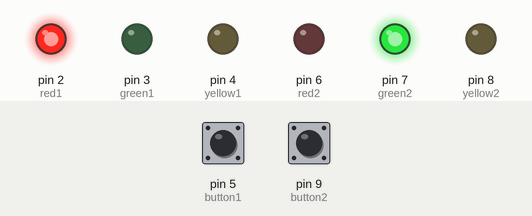
Simulated run of this sketch. Board: Arduino Uno, built with avr-gcc and run on an emulated ATmega328P. On the bench: output pins drawn as LEDs (lit = HIGH). Inputs (shaded band) come from the test bench; at power-on: pin 9 (button2) LOW, pin 5 (button1) LOW.

Above: at 1.2 s.
1.3 s: pin 9 (button2) pulled HIGH for 3.2 s
At 3.2 s:
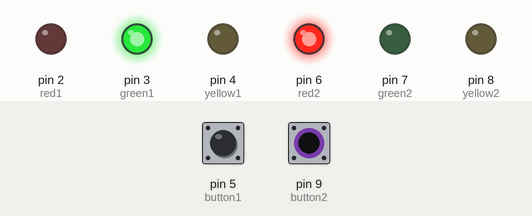
7.6 s: pin 9 (button2) pulled HIGH for 0.4 s
At 8.4 s:
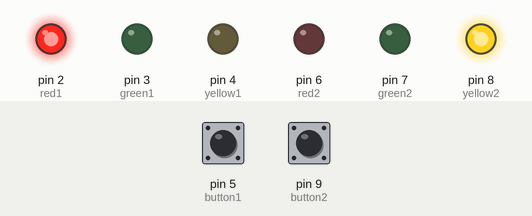
11.1 s: pin 5 (button1) pulled HIGH for 0.4 s
At 12.0 s:
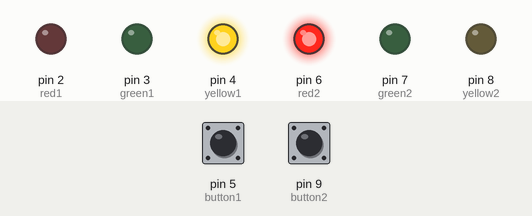
14.6 s: pin 9 (button2) pulled HIGH for 1 s
At 16.4 s:
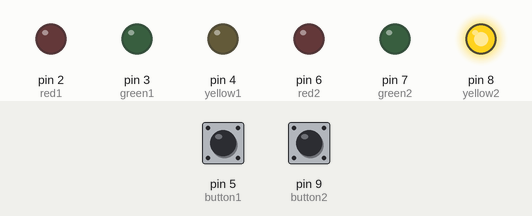
18.7 s: pin 5 (button1) pulled HIGH for 1 s
At 20.1 s:
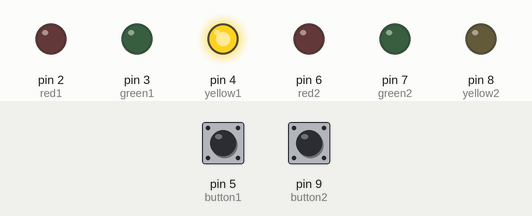
Timing chart, 0 to 22.3 s (numbered marks = the images above; inputs shaded):
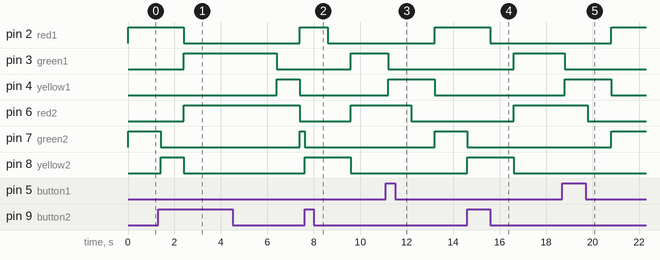

Measured:
- after the input at 1.3 s, pin 2 (red1): HIGH → LOW after 1.1 s instead of 4.7 s; pin 3 (green1), pin 6 (red2): LOW → HIGH after 1.1 s instead of 4.7 s; pin 4 (yellow1): LOW → HIGH after 5.1 s, → LOW 1.0 s later; pin 7 (green2): HIGH → LOW after 0.10 s instead of 3.7 s
- after the input at 7.6 s, pin 2 (red1): HIGH → LOW after 1.0 s; pin 3 (green1), pin 6 (red2): LOW → HIGH after 2.0 s; pin 7 (green2): HIGH → LOW at once; pin 8 (yellow2): LOW → HIGH at once, → LOW 2.0 s later
- after the input at 11.1 s, pin 2 (red1), pin 7 (green2): LOW → HIGH after 2.1 s; pin 3 (green1): HIGH → LOW after 0.10 s instead of 2.5 s; pin 4 (yellow1): LOW → HIGH after 0.10 s instead of 2.5 s; pin 6 (red2): HIGH → LOW after 1.1 s
- after the input at 14.6 s, pin 2 (red1): HIGH → LOW after 1.0 s; pin 3 (green1), pin 6 (red2): LOW → HIGH after 2.0 s; pin 7 (green2): HIGH → LOW after 0.00 s instead of 3.6 s; pin 8 (yellow2): LOW → HIGH after 0.00 s instead of 3.6 s
- after the input at 18.7 s, pin 2 (red1), pin 7 (green2): LOW → HIGH after 2.1 s instead of 2.9 s; pin 3 (green1): HIGH → LOW after 0.10 s instead of 1.9 s; pin 6 (red2): HIGH → LOW after 1.1 s instead of 2.9 s

The sketch:

HW4Trafficlight.ino
```cpp
int red1 = 2;
int green1 = 3;
int yellow1 = 4;
int red2 = 6;
int green2 = 7;
int yellow2 = 8;
const int button1 = 5;
const int button2 = 9;

void setup() {
  pinMode(red1, OUTPUT);
  pinMode(green1, OUTPUT);
  pinMode(yellow1, OUTPUT);
  pinMode(red2, OUTPUT);
  pinMode(green2, OUTPUT);
  pinMode(yellow2, OUTPUT);
  pinMode(button1, INPUT);
  pinMode(button2, INPUT);
}

void loop() {
  // Street 1 - Red, Street 2 - Green
  digitalWrite(red1, HIGH);
  digitalWrite(green2, HIGH);

  for(int i = 0; i < 5000/200; i++) {
    if(digitalRead(button2) == HIGH) {
      // Button pressed on Street 2
      digitalWrite(green2, LOW);
      digitalWrite(yellow2, HIGH);
      delay(1000);
      digitalWrite(red1, LOW);
      digitalWrite(yellow2, LOW);
      break;
    }
    delay(200);
  }

  if(digitalRead(button2) == LOW) {
    // No button press on Street 2
    digitalWrite(green2, LOW);
    digitalWrite(yellow2, HIGH);
    delay(1000);
    digitalWrite(yellow2, LOW);
    digitalWrite(red1, LOW);
  }

  // Street 1 - Green, Street 2 - Red
  digitalWrite(green1, HIGH);
  digitalWrite(red2, HIGH);

  for(int i = 0; i < 4000/200; i++) {
    if(digitalRead(button1) == HIGH) {
      // Button pressed on Street 1
      digitalWrite(green1, LOW);
      digitalWrite(yellow1, HIGH);
      delay(1000);
      digitalWrite(yellow1, LOW);
      digitalWrite(red2, LOW);
      break;
    }
    delay(200);
  }

  if(digitalRead(button1) == LOW) {
    // No button press on Street 1
    digitalWrite(green1, LOW);
    digitalWrite(yellow1, HIGH);
    delay(1000);
    digitalWrite(yellow1, LOW);
    digitalWrite(red2, LOW);
  }
}
```
